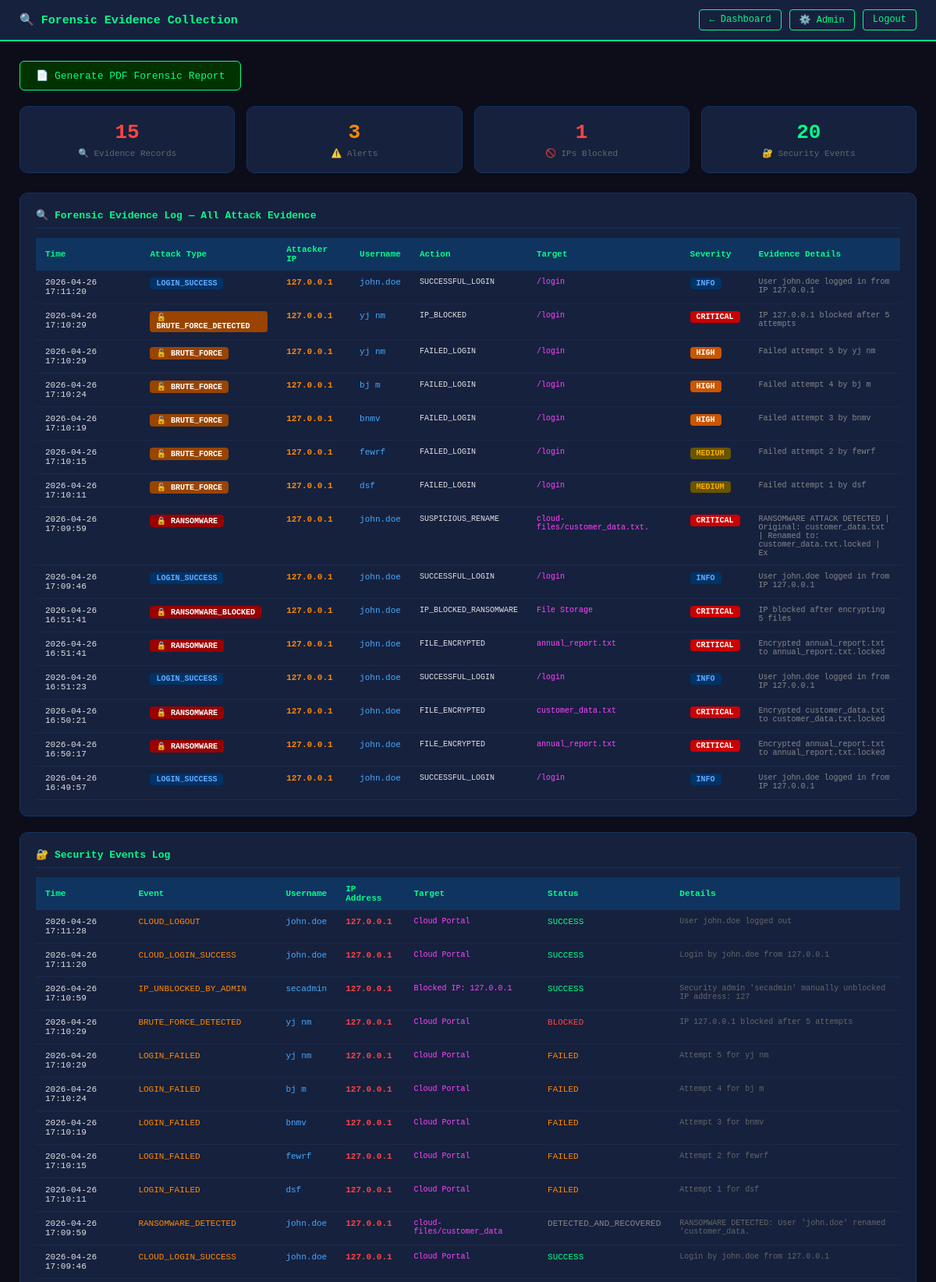
The app's page /evidence (signed in, upper part) with its own data.
### tables this page shows
CREATE TABLE evidence_logs (
            id INTEGER PRIMARY KEY AUTOINCREMENT,
            timestamp TEXT, attack_type TEXT,
            ip_address TEXT, username TEXT,
            action TEXT, target TEXT,
            evidence_details TEXT, severity TEXT
        );

CREATE TABLE security_events (
            id INTEGER PRIMARY KEY AUTOINCREMENT,
            timestamp TEXT, event_type TEXT,
            username TEXT, ip_address TEXT,
            action TEXT, target_resource TEXT,
            status TEXT, details TEXT
        );

### app.py (the view)
@app.route('/evidence')
def evidence_page():
    if 'sec_admin' not in session:
        return redirect(url_for('sec_login'))
    stats = get_db_stats()
    return render_template(
        'evidence.html',
        stats=stats,
        current_user=session.get('sec_admin')
    )

### templates/evidence.html (shortened to what this page needs)
<!DOCTYPE html>
<html>
<head>
</head>
<body>
<div class="navbar">
    <h1>🔍 Forensic Evidence Collection</h1>
    <div class="navbar-right">
        <a href="/dashboard">← Dashboard</a>
        <a href="/admin">⚙️ Admin</a>
        <a href="/logout">Logout</a>
    </div>
</div>
<div class="content">
    <a href="/generate-report" class="report-btn"
       onclick="
           fetch('/generate-report')
           .then(r=>r.json())
           .then(d=>alert(d.message));
           return false;
       ">
        📄 Generate PDF Forensic Report
    </a>
    <div class="count-grid">
        <div class="count-card">
            <div class="count-num red">
                {{ stats.total_evidence }}
            </div>
            <div class="count-label">🔍 Evidence Records</div>
        </div>
        <div class="count-card">
            <div class="count-num orange">
                {{ stats.total_alerts }}
            </div>
            <div class="count-label">⚠️ Alerts</div>
        </div>
        <div class="count-card">
            <div class="count-num red">
                {{ stats.total_blocked }}
            </div>
            <div class="count-label">🚫 IPs Blocked</div>
        </div>
        <div class="count-card">
            <div class="count-num">
                {{ stats.total_security_events }}
            </div>
            <div class="count-label">🔐 Security Events</div>
        </div>
    </div>
    <div class="section">
        <h2>🔍 Forensic Evidence Log — All Attack Evidence</h2>
        {% if stats.evidence_logs %}
        <table>
            <tr>
                <th>Time</th>
                <th>Attack Type</th>
                <th>Attacker IP</th>
                <th>Username</th>
                <th>Action</th>
                <th>Target</th>
                <th>Severity</th>
                <th>Evidence Details</th>
            </tr>
            {% for ev in stats.evidence_logs %}
            <tr>
                <td>{{ ev[1] }}</td>
                <td>
                    {% if 'RANSOMWARE' in ev[2] %}
                        <span class="badge b-ransomware">
                            🔒 {{ ev[2] }}
                        </span>
                    {% elif 'BRUTE' in ev[2] %}
                        <span class="badge b-brute">
                            🔓 {{ ev[2] }}
                        </span>
                    {% elif 'UNAUTHORIZED' in ev[2] %}
                        <span class="badge b-unauth">
                            🚫 {{ ev[2] }}
                        </span>
                    {% else %}
                        <span class="badge b-info">{{ ev[2] }}</span>
                    {% endif %}
                </td>
                <td style="color:#ff8800; font-weight:bold">
                    {{ ev[3] }}
                </td>
                <td style="color:#44aaff">{{ ev[4] }}</td>
                <td style="font-size:10px">{{ ev[5] }}</td>
                <td style="font-size:10px; color:#ff44ff">
                    {{ ev[6][:30] }}
                </td>
                <td>
                    {% if ev[8] == 'CRITICAL' %}
                        <span class="badge b-critical">CRITICAL</span>
                    {% elif ev[8] == 'HIGH' %}
                        <span class="badge b-high">HIGH</span>
                    {% elif ev[8] == 'MEDIUM' %}
                        <span class="badge b-medium">MEDIUM</span>
                    {% else %}
                        <span class="badge b-info">{{ ev[8] }}</span>
                    {% endif %}
                </td>
                <td style="font-size:10px; color:#888; max-width:200px">
                    {{ ev[7][:100] }}
                </td>
            </tr>
            {% endfor %}
        </table>
        {% else %}
        <div class="no-data">
            No evidence collected yet.<br>
            Perform attacks on Cloud Portal (port 8080)
            to see evidence appear here.
        </div>
        {% endif %}
    </div>
    <div class="section">
        <h2>🔐 Security Events Log</h2>
        {% if stats.recent_security_events %}
        <table>
            <tr>
                <th>Time</th>
                <th>Event</th>
                <th>Username</th>
                <th>IP Address</th>
                <th>Target</th>
                <th>Status</th>
                <th>Details</th>
            </tr>
            {% for ev in stats.recent_security_events %}
            <tr>
                <td>{{ ev[1] }}</td>
                <td style="color:#ff8800">{{ ev[2] }}</td>
                <td style="color:#44aaff">{{ ev[3] }}</td>
                <td style="color:#ff4444; font-weight:bold">
                    {{ ev[4] }}
                </td>
                <td style="color:#ff44ff; font-size:10px">
                    {{ ev[6][:25] }}
                </td>
                <td style="color:
                    {% if ev[7] == 'BLOCKED' %}#ff4444
                    {% elif ev[7] == 'FAILED' %}#ff8800
                    {% elif ev[7] == 'SUCCESS' %}#00ff88
                    {% else %}#888{% endif %}
                ">{{ ev[7] }}</td>
                <td style="font-size:10px; color:#666">
                    {{ ev[8][:60] if ev[8] else '' }}
                </td>
            </tr>
            {% endfor %}
        </table>
        {% else %}
        <div class="no-data">No security events yet.</div>
        {% endif %}
    </div>
</div>
</body>
</html>

### templates/evidence.html (style rules this page uses)
* { box-sizing: border-box; margin: 0; padding: 0; }
body { font-family: 'Courier New', monospace; background: #0d0d1a; color: #e0e0e0; }
.navbar { background: #16213e; padding: 12px 25px; display: flex; justify-content: space-between; align-items: center; border-bottom: 2px solid #00ff88; }
.navbar h1 { color: #00ff88; font-size: 15px; }
.navbar-right { display: flex; gap: 10px; }
.navbar a { color: #00ff88; text-decoration: none; font-size: 12px; border: 1px solid #00ff88; padding: 5px 12px; border-radius: 4px; }
.content { padding: 25px; }
.count-grid { display: grid; grid-template-columns: repeat(4, 1fr); gap: 15px; margin-bottom: 25px; }
.count-card { background: #16213e; border: 1px solid #0f3460; border-radius: 10px; padding: 18px; text-align: center; }
.count-num { font-size: 26px; font-weight: bold; color: #00ff88; }
.count-num.red { color: #ff4444; }
.count-num.orange { color: #ff8800; }
.count-label { font-size: 11px; color: #666; margin-top: 5px; }
.section { background: #16213e; border: 1px solid #0f3460; border-radius: 10px; padding: 20px; margin-bottom: 20px; }
.section h2 { color: #00ff88; font-size: 13px; margin-bottom: 12px; padding-bottom: 8px; border-bottom: 1px solid #0f3460; }
table { width: 100%; border-collapse: collapse; font-size: 11px; }
th { background: #0f3460; padding: 9px 12px; text-align: left; color: #00ff88; }
td { padding: 9px 12px; border-bottom: 1px solid #1a2a4a; vertical-align: top; }
.badge { display: inline-block; padding: 2px 8px; border-radius: 4px; font-size: 10px; font-weight: bold; }
.b-critical { background: #cc0000; color: white; }
.b-high { background: #cc5500; color: white; }
.b-medium { background: #665500; color: #ffaa00; }
.b-info { background: #003366; color: #66aaff; }
.b-ransomware { background: #990000; color: white; }
.b-brute { background: #994400; color: white; }
.report-btn { background: #003300; color: #00ff88; border: 1px solid #00ff88; padding: 10px 20px; border-radius: 6px; cursor: pointer; font-size: 13px; font-family: 'Courier New', monospace; text-decoration: none; display: inline-block; margin-bottom: 20px; }

### records on screen
evidence_logs: timestamp "2026-04-26 17:11:20", attack_type "LOGIN_SUCCESS", ip_address "127.0.0.1", username "john.doe", action "SUCCESSFUL_LOGIN", target "/login", severity "INFO", evidence_details "User john.doe logged in from IP 127.0.0.1"
evidence_logs: timestamp "2026-04-26 17:10:29", attack_type "BRUTE_FORCE_DETECTED", ip_address "127.0.0.1", username "yj nm", action "IP_BLOCKED", target "/login", severity "CRITICAL", evidence_details "IP 127.0.0.1 blocked after 5 attempts"
evidence_logs: timestamp "2026-04-26 17:10:29", attack_type "BRUTE_FORCE", ip_address "127.0.0.1", username "yj nm", action "FAILED_LOGIN", target "/login", severity "HIGH", evidence_details "Failed attempt 5 by yj nm"
evidence_logs: timestamp "2026-04-26 17:10:24", attack_type "BRUTE_FORCE", ip_address "127.0.0.1", username "bj m", action "FAILED_LOGIN", target "/login", severity "HIGH", evidence_details "Failed attempt 4 by bj m"
evidence_logs: timestamp "2026-04-26 17:10:19", attack_type "BRUTE_FORCE", ip_address "127.0.0.1", username "bnmv", action "FAILED_LOGIN", target "/login", severity "HIGH", evidence_details "Failed attempt 3 by bnmv"
evidence_logs: timestamp "2026-04-26 17:10:15", attack_type "BRUTE_FORCE", ip_address "127.0.0.1", username "fewrf", action "FAILED_LOGIN", target "/login", severity "MEDIUM", evidence_details "Failed attempt 2 by fewrf"
evidence_logs: timestamp "2026-04-26 17:10:11", attack_type "BRUTE_FORCE", ip_address "127.0.0.1", username "dsf", action "FAILED_LOGIN", target "/login", severity "MEDIUM", evidence_details "Failed attempt 1 by dsf"
evidence_logs: timestamp "2026-04-26 17:09:59", attack_type "RANSOMWARE", ip_address "127.0.0.1", username "john.doe", action "SUSPICIOUS_RENAME", target "cloud-files/customer_data.txt.", severity "CRITICAL", evidence_details "RANSOMWARE ATTACK DETECTED | Original: customer_data.txt | Renamed to: customer_data.txt.locked | Ex"
evidence_logs: timestamp "2026-04-26 17:09:46", attack_type "LOGIN_SUCCESS", ip_address "127.0.0.1", username "john.doe", action "SUCCESSFUL_LOGIN", target "/login", severity "INFO", evidence_details "User john.doe logged in from IP 127.0.0.1"
evidence_logs: timestamp "2026-04-26 16:51:41", attack_type "RANSOMWARE_BLOCKED", ip_address "127.0.0.1", username "john.doe", action "IP_BLOCKED_RANSOMWARE", target "File Storage", severity "CRITICAL", evidence_details "IP blocked after encrypting 5 files"
evidence_logs: timestamp "2026-04-26 16:51:41", attack_type "RANSOMWARE", ip_address "127.0.0.1", username "john.doe", action "FILE_ENCRYPTED", target "annual_report.txt", severity "CRITICAL", evidence_details "Encrypted annual_report.txt to annual_report.txt.locked"
evidence_logs: timestamp "2026-04-26 16:51:23", attack_type "LOGIN_SUCCESS", ip_address "127.0.0.1", username "john.doe", action "SUCCESSFUL_LOGIN", target "/login", severity "INFO", evidence_details "User john.doe logged in from IP 127.0.0.1"
evidence_logs: timestamp "2026-04-26 16:50:21", attack_type "RANSOMWARE", ip_address "127.0.0.1", username "john.doe", action "FILE_ENCRYPTED", target "customer_data.txt", severity "CRITICAL", evidence_details "Encrypted customer_data.txt to customer_data.txt.locked"
evidence_logs: timestamp "2026-04-26 16:50:17", attack_type "RANSOMWARE", ip_address "127.0.0.1", username "john.doe", action "FILE_ENCRYPTED", target "annual_report.txt", severity "CRITICAL", evidence_details "Encrypted annual_report.txt to annual_report.txt.locked"
evidence_logs: timestamp "2026-04-26 16:49:57", attack_type "LOGIN_SUCCESS", ip_address "127.0.0.1", username "john.doe", action "SUCCESSFUL_LOGIN", target "/login", severity "INFO", evidence_details "User john.doe logged in from IP 127.0.0.1"
security_events: timestamp "2026-04-26 17:11:28", event_type "CLOUD_LOGOUT", username "john.doe", ip_address "127.0.0.1", target_resource "Cloud Portal", status "SUCCESS", details "User john.doe logged out"
security_events: timestamp "2026-04-26 17:11:20", event_type "CLOUD_LOGIN_SUCCESS", username "john.doe", ip_address "127.0.0.1", target_resource "Cloud Portal", status "SUCCESS", details "Login by john.doe from 127.0.0.1"
security_events: timestamp "2026-04-26 17:10:59", event_type "IP_UNBLOCKED_BY_ADMIN", username "secadmin", ip_address "127.0.0.1", target_resource "Blocked IP: 127.0.0.1", status "SUCCESS", details "Security admin 'secadmin' manually unblocked IP address: 127"
security_events: timestamp "2026-04-26 17:10:29", event_type "BRUTE_FORCE_DETECTED", username "yj nm", ip_address "127.0.0.1", target_resource "Cloud Portal", status "BLOCKED", details "IP 127.0.0.1 blocked after 5 attempts"
security_events: timestamp "2026-04-26 17:10:29", event_type "LOGIN_FAILED", username "yj nm", ip_address "127.0.0.1", target_resource "Cloud Portal", status "FAILED", details "Attempt 5 for yj nm"
security_events: timestamp "2026-04-26 17:10:24", event_type "LOGIN_FAILED", username "bj m", ip_address "127.0.0.1", target_resource "Cloud Portal", status "FAILED", details "Attempt 4 for bj m"
security_events: timestamp "2026-04-26 17:10:19", event_type "LOGIN_FAILED", username "bnmv", ip_address "127.0.0.1", target_resource "Cloud Portal", status "FAILED", details "Attempt 3 for bnmv"
security_events: timestamp "2026-04-26 17:10:15", event_type "LOGIN_FAILED", username "fewrf", ip_address "127.0.0.1", target_resource "Cloud Portal", status "FAILED", details "Attempt 2 for fewrf"
security_events: timestamp "2026-04-26 17:10:11", event_type "LOGIN_FAILED", username "dsf", ip_address "127.0.0.1", target_resource "Cloud Portal", status "FAILED", details "Attempt 1 for dsf"
security_events: timestamp "2026-04-26 17:09:59", event_type "RANSOMWARE_DETECTED", username "john.doe", ip_address "127.0.0.1", target_resource "cloud-files/customer_data", status "DETECTED_AND_RECOVERED", details "RANSOMWARE DETECTED: User 'john.doe' renamed 'customer_data."
security_events: timestamp "2026-04-26 17:09:46", event_type "CLOUD_LOGIN_SUCCESS", username "john.doe", ip_address "127.0.0.1", target_resource "Cloud Portal", status "SUCCESS", details "Login by john.doe from 127.0.0.1"

### other values on screen
{{ stats.total_evidence }} "15"
{{ stats.total_alerts }} "3"
{{ stats.total_blocked }} "1"
{{ stats.total_security_events }} "20"
